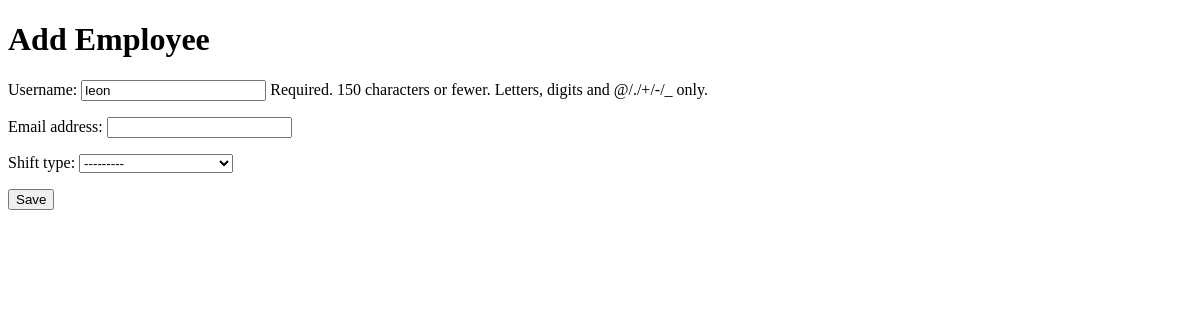
The app's page /employees/142/edit/, older data.
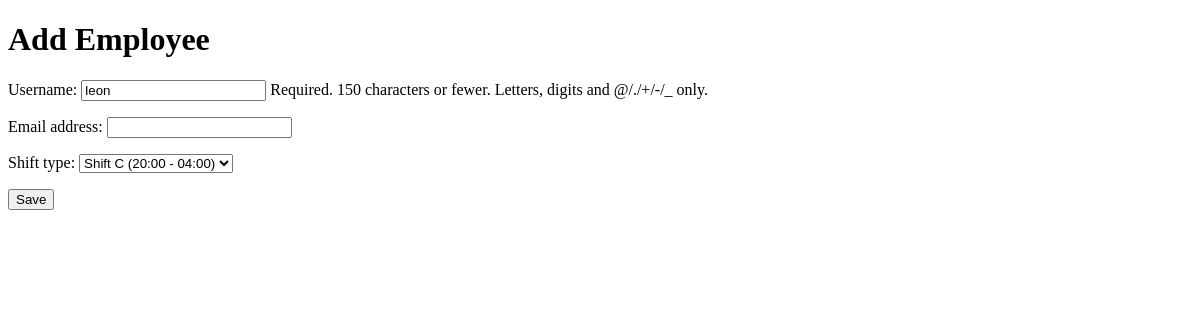
The same page, newer data.
### employee/models.py (models this page shows, shortened)
class Shift(models.Model):
    SHIFT_CHOICES = (
        ('A', 'Shift A (04:00 - 12:00)'),
        ('B', 'Shift B (12:00 - 20:00)'),
        ('C', 'Shift C (20:00 - 04:00)'),
        ('D', 'Day Off'),
    )
    user = models.ForeignKey(User, on_delete=models.CASCADE, unique=True)
    shift_type = models.CharField(max_length=1, choices=SHIFT_CHOICES)
    start_time = models.TimeField(editable=False)
    end_time = models.TimeField(editable=False)

### recognition/views.py (the view)
# urls.py: path('employees/<int:id>/edit/', recog_views.employee_edit, name='employee_edit'),
def employee_edit(request, id=None):
    if id:
        employee = get_object_or_404(User, id=id)
        try:
            shift = Shift.objects.get(user=employee)
        except Shift.DoesNotExist:
            shift = None
    else:
        employee = User()
        shift = None
    if request.method == 'POST':
        user_form = EmployeeForm(request.POST, instance=employee)
        shift_form = ShiftEdit(request.POST, request.FILES, instance=shift)
        if user_form.is_valid() and shift_form.is_valid():
            saved_user = user_form.save(commit=False)
            saved_user.save()  # Explicitly save the user instance here
            saved_shift = shift_form.save(commit=False)
            saved_shift.user = saved_user  # Assign user to the shift
            saved_shift.save()  # Save the shift instance
            return redirect('employee_list')
    else:
        user_form = EmployeeForm(instance=employee)
        shift_data = {'user': employee} if shift is None else {}
        shift_form = ShiftEdit(instance=shift, initial=shift_data)
    return render(request, 'recognition/employee_form.html', {
        'user_form': user_form,
        'shift_form': shift_form
    })

### recognition/forms.py
class EmployeeForm(forms.ModelForm):
    class Meta:
        model = User
        fields = ['username', 'email']

class ShiftEdit(forms.ModelForm):
    class Meta:
        model = Shift
        fields = ['shift_type']

### recognition/templates/recognition/employee_form.html (shortened to what this page needs)
<!DOCTYPE html>
<html>
<head>
</head>
<body>
    <h1>{% if form.instance.pk %}Edit{% else %}Add{% endif %} Employee</h1>
    <form method="post">
        {{ user_form.as_p }}
        {{ shift_form.as_p }}
        <button type="submit">Save</button>
    </form>
</body>
</html>

Row changes from the older to the newer data that the page shows:
added Shift: shift_type "Shift C (20:00 - 04:00)"
Text that changed along with them:
form field shift_type: "---------" → (not shown)
